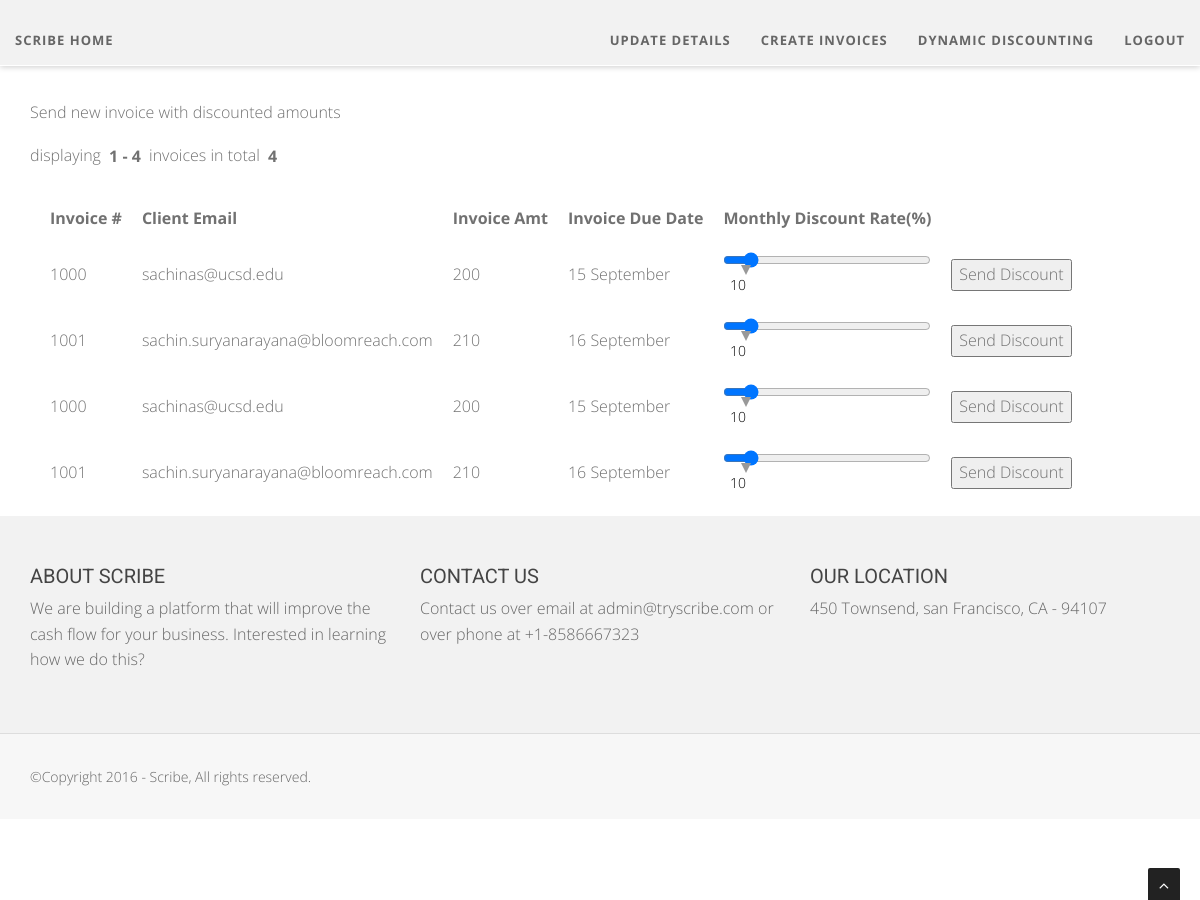
The app's page /dynamicDiscounting (signed in) with its own data.
### models.py (models this page shows, shortened)
class Invoice(Base):
    __tablename__ = 'Invoices'
    id = db.Column(db.Integer, primary_key=True)
    invoiceNumber = db.Column(db.String(120))
    clientEmail = db.Column(db.String(120))
    businessId = db.Column(db.String(30))
    invoiceAmt = db.Column(db.String(30))
    invoiceDueDate = db.Column(db.String(30))
    invoiceDate = db.Column(db.String(30))
    invoiceDesc = db.Column(db.String(30))

### app.py (the view)
@csrf.exempt
@app.route("/dynamicDiscounting", methods=['GET', 'POST'])
def dynamic_discounting():
    invoices = Invoice.query.filter_by(businessId=current_user.id)
    page = request.args.get('page', type=int, default=1)
    search = setSearchOption(request)
    pagination = Pagination(page=page, total=invoices.count(), search=search, record_name='invoices')
    return render_template('pages/dynamicDiscounting.html',invoices=invoices,pagination=pagination)

### app.py (called while the page is built)
@login_manager.user_loader
def load_user(id):
    return Business.query.get(int(id))

def setSearchOption(request):
    search = False
    q = request.args.get('q')
    if q:
        search = True
    return search

### templates/pages/dynamicDiscounting.html (shortened to what this page needs)
{% extends 'layouts/main.html' %}
{% block content %}
    Send new invoice with discounted amounts
    {{ pagination.info }}
    <table>
      <thead>
        <tr>
          <th>Invoice #</th>
          <th>Client Email</th>
            <th>Invoice Amt</th>
            <th>Invoice Due Date</th>
            <th>Monthly Discount Rate(%)</th>
        </tr>
      </thead>
      <tbody>
        {% for invoice in invoices %}
          <tr>
            <td>{{ invoice.invoiceNumber }}</td>
            <td>{{ invoice.clientEmail }}</td>
              <td>{{ invoice.invoiceAmt }}</td>
            <td>{{ invoice.invoiceDueDate }}</td>
              <form action="." method="POST">
            <td><input type="range" id="discount" name="discount"  value="10" min="0" max="100"><output for="discount" onforminput="value = discount.valueAsNumber;"></output>
                <input type="hidden" id="invoiceId" name="invoiceId" value="{{ invoice.invoiceNumber }}"></td>
            <td><input type="submit" name="my-form" id="sendDiscount" value="Send Discount"></td>
            </form>
          </tr>
        {% endfor %}
      </tbody>
    </table>
{% endblock %}

### templates/layouts/main.html (shortened to what this page needs)
<!DOCTYPE html>
<html lang="en">
<head>
    <link href="/static/css/bootstrap.min.css" rel="stylesheet" type="text/css">
    <link href="/static/font-awesome/css/font-awesome.min.css" rel="stylesheet" type="text/css" />
	<link rel="stylesheet" type="text/css" href="/static/plugins/cubeportfolio/css/cubeportfolio.min.css">
	<link href="/static/css/nivo-lightbox.css" rel="stylesheet" />
	<link href="/static/css/nivo-lightbox-theme/default/default.css" rel="stylesheet" type="text/css" />
	<link href="/static/css/owl.carousel.css" rel="stylesheet" media="screen" />
    <link href="/static/css/owl.theme.css" rel="stylesheet" media="screen" />
	<link href="/static/css/animate.css" rel="stylesheet" />
    <link href="/static/css/style.css" rel="stylesheet">
	<link id="bodybg" href="/static/bodybg/bg1.css" rel="stylesheet" type="text/css" />
	<link id="t-colors" href="/static/color/default.css" rel="stylesheet">
</head>
<body id="page-top" data-spy="scroll" data-target=".navbar-custom">
<div id="wrapper">
	<nav class="navbar navbar-custom navbar-fixed-top" role="navigation">
		<div class="collapse navbar-collapse" style="background:#F2F2F2;">
          <ul class="nav navbar-nav">
            <li {% if request.endpoint == 'home' %} class="active" {% endif %}><a href="{{ url_for('home') }}">Scribe Home</a></li>
          </ul>
          <ul class="nav navbar-nav pull-right">
			  <li><a href="{{ url_for('update_business_details') }}">Update Details</a></li>
			  <li><a href="{{ url_for('create_invoice') }}">Create Invoices</a></li>
			  <li><a href="{{ url_for('dynamic_discounting') }}">Dynamic Discounting</a></li>
			  <li><a href="{{ url_for('logout') }}">logout</a></li>
          </ul>
        </div>
    </nav>
</div>
<main id="content" role="main">
  {% block content %}{% endblock %}
</main>
<footer>
	<div class="container">
		<div class="row">
			<div class="col-sm-6 col-md-4">
				<div class="wow fadeInDown" data-wow-delay="0.1s">
					<div class="widget">
						<h5>About Scribe</h5>
						<p>
						We are building a platform that will improve the cash flow for your business. Interested in learning how we do this?
						</p>
					</div>
				</div>
			</div>
			<div class="col-sm-6 col-md-4">
				<div class="wow fadeInDown" data-wow-delay="0.1s">
					<div class="widget">
						<h5>Contact us</h5>
						<p>
						Contact us over email at admin@tryscribe.com or over phone at +1-8586667323
						</p>
					</div>
				</div>
			</div>
			<div class="col-sm-6 col-md-4">
				<div class="wow fadeInDown" data-wow-delay="0.1s">
					<div class="widget">
						<h5>Our location</h5>
						<p>450 Townsend, san Francisco, CA - 94107</p>
					</div>
				</div>
			</div>
		</div>
	</div>
	<div class="sub-footer">
		<div class="container">
			<div class="row">
				<div class="col-sm-6 col-md-6 col-lg-6">
					<div class="wow fadeInLeft" data-wow-delay="0.1s">
					<div class="text-left">
					<p>&copy;Copyright 2016 - Scribe, All rights reserved.</p>
					</div>
					</div>
				</div>
			</div>
		</div>
	</div>
</footer>
<a href="#" class="scrollup"><i class="fa fa-angle-up active"></i></a>
</body>
</html>

### static/css/style.css (style rules this page uses)
body { width: 100%; height: 100%; font-family: 'Open Sans', sans-serif; font-weight: 300; color: #666; background-color: #ddd; font-size: 16px; line-height: 1.6em; }
html { width: 100%; height: 100%; }
label, input, button, select, textarea { font-family: 'Open Sans', sans-serif; font-size: inherit; line-height: inherit; }
h5 { font-size: 24px; }
h1, h2, h3, h4, h5, h6 { margin: 0 0 30px; font-family: 'Roboto', sans-serif; font-weight: 400; color: #444; line-height: 1em; }
p { margin: 0 0 20px; }
a { color: #666; -webkit-transition: all .2s ease-in-out; -moz-transition: all .2s ease-in-out; transition: all .2s ease-in-out; }
.navbar.navbar-custom { width: inherit; margin: 0 auto; padding-bottom:0; box-shadow: 0 0 3px rgba(0,0,0,0.12); box-shadow: 0 1px 6px rgba(0,0,0,.2); -webkit-box-shadow: 0 1px 6px rgba(0,0,0,.2); -moz-box-shadow: 0 1px 6px rgba(0,0,0,.2); -o-box-shadow: 0 1px 6px rgba(0,0,0,.2); }
.navbar { margin-bottom: 0; border-bottom: 1px solid rgba(255,255,255,.3); }
.navbar.navbar-custom.navbar-fixed-top { background: #fff; }
.navbar.navbar-custom { padding-top: 0; }
.navbar.navbar-custom ul.nav.navbar-nav { margin-top: 15px; -webkit-transition: all .4s ease-in-out; -moz-transition: all .4s ease-in-out; transition: all .4s ease-in-out; }
.navbar-custom ul.nav li a { font-size: 13px; letter-spacing: 1px; color: #666; text-transform: uppercase; font-weight: 700; background: transparent; }
main { margin-top:100px; margin-left:30px; margin-right:30px; min-height:400px; background:#fff; color: #717171; }
table { display:block; min-height:200px; padding:10px; }
tr,td,th { padding:10px; }
.pagination-page-info { padding: .6em; padding-left: 0; margin: .5em; margin-left: 0; }
.pagination-page-info b { padding-left: 2px; padding: .1em .25em; }
output { width: 40px; height: 30px; text-align: center; color: black; border-radius: 10px; display: inline-block; bottom: 175%; left: 0; margin-left: -1%; }
output:after { content: ""; width: 0; height: 0; border-top: 10px solid #999999; border-left: 5px solid transparent; border-right: 5px solid transparent; top: 100%; left: 50%; margin-left: -5px; margin-top: -1px; }
form { align: center; width: 400px; margin: auto; margin-top: 10%; margin-bottom: 5%; }
footer { background-color: #f2f2f2; }
footer { padding: 50px 0 0; }
footer .widget { margin-bottom: 30px; }
footer .widget h5 { font-size: 20px; margin-bottom: 10px; text-transform: uppercase; }
.sub-footer { margin-top: 30px; background-color: #f7f7f7; border-top: 1px solid #ddd; padding: 30px 0 10px; }
footer .sub-footer p { font-size: 14px; }
.scrollup { position:fixed; width:32px; height:32px; bottom:0px; right:20px; background: #222; -webkit-border-radius: 2px 2px 0 0; -moz-border-radius: 2px 2px 0 0; border-radius: 2px 2px 0 0; }
a.scrollup { outline:0; text-align: center; }
a.scrollup i { margin-top: 10px; color: #fff; }

### static/bodybg/bg1.css (style rules this page uses)
body { background-color:#fff; }

### records on screen
Invoice: invoiceNumber "1000", clientEmail "sachinas@ucsd.edu", invoiceAmt "200", invoiceDueDate "15 September"
Invoice: invoiceNumber "1001", clientEmail "sachin.suryanarayana@bloomreach.com", invoiceAmt "210", invoiceDueDate "16 September"
Invoice: invoiceNumber "1000", clientEmail "sachinas@ucsd.edu", invoiceAmt "200", invoiceDueDate "15 September"
Invoice: invoiceNumber "1001", clientEmail "sachin.suryanarayana@bloomreach.com", invoiceAmt "210", invoiceDueDate "16 September"

### other values on screen
{{ pagination.info }} "displaying 1 - 4 invoices in total 4"
